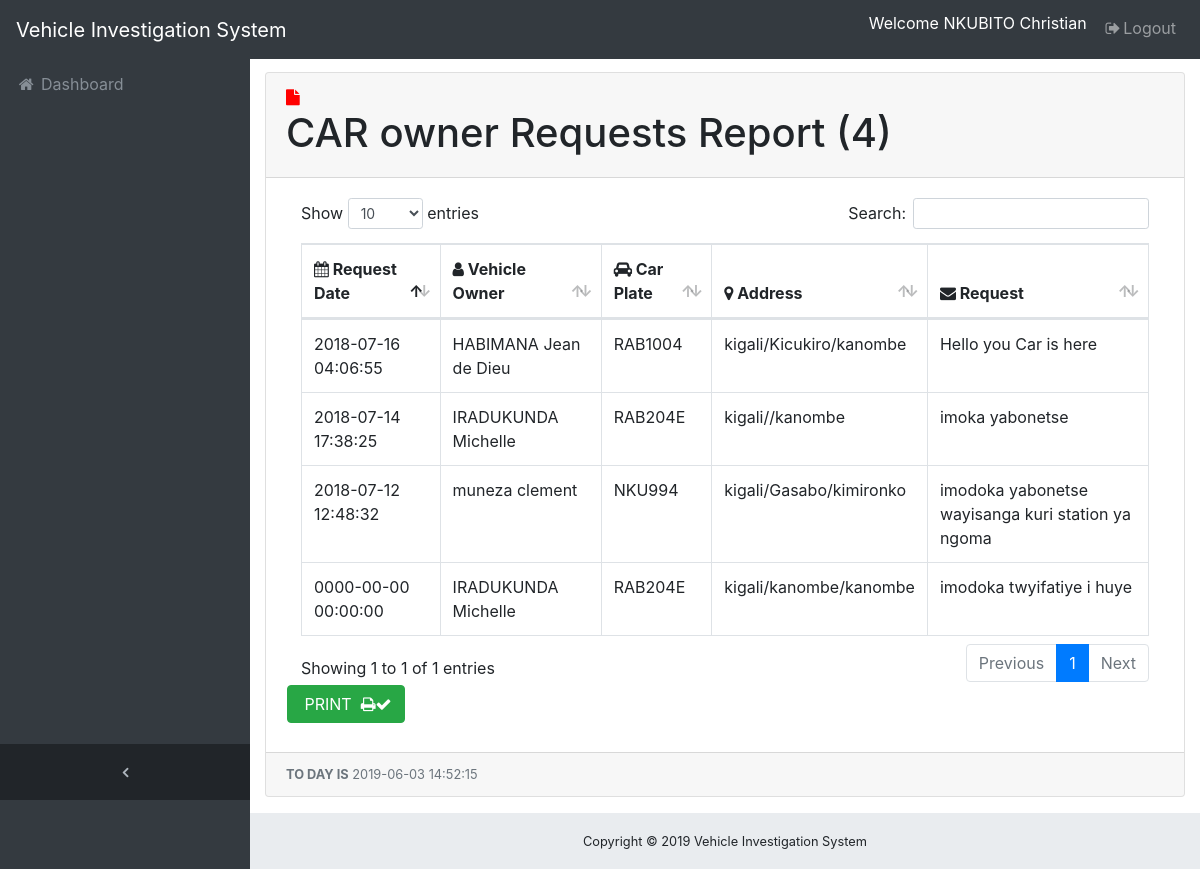
The page /police/Responded-Reprt.php (signed in) on the database its author committed.
### tables this page shows
CREATE TABLE IF NOT EXISTS `tbl_users` (
`userID` int(11) NOT NULL,
  `userName` varchar(100) NOT NULL,
  `userEmail` varchar(100) NOT NULL,
  `userPass` varchar(100) NOT NULL,
  `userStatus` enum('Y','N') NOT NULL,
  `province` varchar(15) NOT NULL DEFAULT 'a'
);

CREATE TABLE IF NOT EXISTS `requests` (
`id` int(11) NOT NULL,
  `plaque` varchar(15) NOT NULL,
  `customer_name` varchar(200) NOT NULL,
  `tel` varchar(20) NOT NULL,
  `province` varchar(20) NOT NULL,
  `district` varchar(30) NOT NULL,
  `sector` varchar(20) NOT NULL,
  `vim` varchar(30) NOT NULL,
  `category` varchar(50) NOT NULL,
  `model` varchar(25) NOT NULL,
  `mnumber` varchar(25) NOT NULL,
  `fnumber` varchar(40) NOT NULL,
  `myear` varchar(35) NOT NULL,
  `byear` varchar(23) NOT NULL,
  `msg` varchar(500) NOT NULL,
  `rdate` datetime NOT NULL,
  `status` varchar(30) NOT NULL DEFAULT 'Not Responded',
  `seen_status` int(11) NOT NULL
);

### police/class.user.php (called while the page is built, shortened)
<?php
class USER
{
	private $conn;
	public function __construct()
	{
		$database = new Database();
		$db = $database->dbConnection();
		$this->conn = $db;
    }
	public function runQuery($sql)
	{
		$stmt = $this->conn->prepare($sql);
		return $stmt;
	}
}

### police/Responded-Reprt.php (the view, shortened to what this page needs)
<?php
require_once 'class.user.php';
$user_home = new USER();
$stmt = $user_home->runQuery("SELECT * FROM tbl_users WHERE userID=:uid");
$stmt->execute(array(":uid"=>$_SESSION['userSession']));
$row = $stmt->fetch(PDO::FETCH_ASSOC);
?>
<!DOCTYPE html>
<html lang="en">
<head>
  <link href="vendor/bootstrap/css/bootstrap.min.css" rel="stylesheet">
  <link href="vendor/font-awesome/css/font-awesome.min.css" rel="stylesheet" type="text/css">
  <link href="vendor/datatables/dataTables.bootstrap4.css" rel="stylesheet">
  <link href="css/sb-admin.css" rel="stylesheet">
</head>
<body class="fixed-nav sticky-footer bg-dark" id="page-top">
   <?php
   include 'dbcon.php';
   $sql = $conn ->prepare("SELECT COUNT(seen_status) as m FROM  requests WHERE seen_status=4");
                                          $sql -> execute();
                                           $count = $sql->fetchAll();
                                           foreach ($count as $field);
                                           ?>
  <nav class="navbar navbar-expand-lg navbar-dark bg-dark fixed-top" id="mainNav">
    <a class="navbar-brand" href="index.php">Vehicle Investigation System</a>
    <div class="collapse navbar-collapse" id="navbarResponsive">
      <ul class="navbar-nav navbar-sidenav" id="exampleAccordion">
        <li class="nav-item" data-toggle="tooltip" data-placement="right" title="Dashboard">
          <a class="nav-link" href="dashboard.php">
            <i class="fa fa-fw fa-home"></i>
            <span class="nav-link-text">Dashboard</span>
          </a>
        </li>
      </ul>
      <ul class="navbar-nav sidenav-toggler">
        <li class="nav-item">
          <a class="nav-link text-center" id="sidenavToggler">
            <i class="fa fa-fw fa-angle-left"></i>
          </a>
        </li>
      </ul>
      <ul class="navbar-nav ml-auto">
        <li class="nav-item">
          <form class="form-inline my-2 my-lg-0 mr-lg-2">
            <p style="color:white;margin-top: 3px;">Welcome <?php echo $row['userName']; ?></P>
          </form>
        </li>
        <li class="nav-item">
          <a class="nav-link" href="logout.php"> <i class="fa fa-fw fa-sign-out"></i>Logout</a>
        </li>
      </ul>
    </div>
  </nav>
  <div class="content-wrapper">
    <div class="container-fluid">
      <div class="card mb-3">
        <div class="card-header">
          <i class="fa fa-file" style="color: red"></i>&nbsp; <h1>CAR owner Requests Report (<?php echo $field['m']?>)</h1></div>
        <div class="card-body">
          <div class="table-responsive">
            <table class="table table-bordered" id="dataTable" width="100%" cellspacing="0">
              <thead>
                <tr>
                  <th><i class="fa fa-calendar"> </i> Request Date</th>
                  <th><i class="fa fa-user"> </i> Vehicle Owner</th>
                  <th><i class="fa fa-car"> </i> Car Plate</th>
                  <th><i class="fa fa-map-marker"></i>  Address</th>
                  <th><i class="fa fa-envelope"></i>  Request</th>
                </tr>
              </thead>
            <?php
			include 'dbcon.php';
                                $result = $conn->prepare("SELECT * FROM requests WHERE status='Yes' ORDER BY id DESC");
                                $result->execute(array("Not Responded"));
                                for($i=0; $row = $result->fetch(); $i++){
                            ?>  <tbody>
                <tr>
                  <td><?php echo $row ['rdate']; ?></td>
                  <td><?php echo $row ['customer_name']; ?></td>
                  <td><?php echo $row ['plaque']; ?></td>
                  <td><?php echo $row ['province']; ?>/<?php echo $row ['district']; ?>/<?php echo $row ['sector'];
                  ?> </td>
                  <td><?php echo $row ['msg']; ?></td>
                </tr>
                 <?php } ?>
              </tbody>
            </table>
			<table>
			<tr><td>
			<div class="btn-group" style="margin-right:20px;">
			<label id=btn>
                 <a class="btn btn-success" href="" onclick ="printdata()"> &nbsp;PRINT &nbsp;<i class="fa fa-print"></i><i class="fa fa-check"></i></a>
			</label>
                 </div></td></tr>
			</table>
          </div>
        </div>
        <div class="card-footer small text-muted">
<?php
    $dt = new DateTime();
    echo"<B>TO DAY IS</B>"." ". $dt->format('Y-m-d H:i:s');
?></div>
      </div>
    </div>
    <footer class="sticky-footer">
      <div class="container">
        <div class="text-center">
          <small>Copyright &copy; <?php echo date('Y'); ?> Vehicle Investigation System</small>
        </div>
      </div>
    </footer>
  </div>
</body>
</html>

### police/css/sb-admin.css (style rules this page uses)
html { position: relative; min-height: 100%; }
body { overflow-x: hidden; }
body.sticky-footer { margin-bottom: 56px; }
body.sticky-footer .content-wrapper { min-height: calc(100vh - 56px - 56px); }
body.fixed-nav { padding-top: 56px; }
.content-wrapper { min-height: calc(100vh - 56px); padding-top: 1rem; }
#mainNav .navbar-collapse { overflow: auto; max-height: 75vh; }
#mainNav .navbar-collapse .navbar-nav .nav-item .nav-link { cursor: pointer; }
#mainNav .navbar-collapse .sidenav-toggler { display: none; }
@media (min-width: 992px) { #mainNav .navbar-brand { width: 250px; } }
@media (min-width: 992px) { #mainNav .navbar-collapse { overflow: visible; max-height: none; } }
@media (min-width: 992px) { #mainNav .navbar-collapse .navbar-sidenav { position: absolute; top: 0; left: 0; -webkit-flex-direction: column; -ms-flex-direction: column; flex-direction: column; margin-top: 56px; } }
@media (min-width: 992px) { #mainNav .navbar-collapse .navbar-sidenav > .nav-item { width: 250px; padding: 0; } }
@media (min-width: 992px) { #mainNav .navbar-collapse .navbar-sidenav > .nav-item > .nav-link { padding: 1em; } }
#mainNav.fixed-top .sidenav-toggler { display: none; }
@media (min-width: 992px) { #mainNav.fixed-top .navbar-sidenav { height: calc(100vh - 112px); } }
@media (min-width: 992px) { #mainNav.fixed-top .sidenav-toggler { position: absolute; top: 0; left: 0; display: flex; -webkit-flex-direction: column; -ms-flex-direction: column; flex-direction: column; margin-top: calc(100vh - 56px); } }
@media (min-width: 992px) { #mainNav.fixed-top .sidenav-toggler > .nav-item { width: 250px; padding: 0; } }
@media (min-width: 992px) { #mainNav.fixed-top .sidenav-toggler > .nav-item > .nav-link { padding: 1em; } }
#mainNav.fixed-top.navbar-dark .sidenav-toggler { background-color: #212529; }
#mainNav.fixed-top.navbar-dark .sidenav-toggler a i { color: #adb5bd; }
.content-wrapper { overflow-x: hidden; background: white; }
@media (min-width: 992px) { .content-wrapper { margin-left: 250px; } }
#sidenavToggler i { font-weight: 800; }
#mainNav.navbar-dark .navbar-collapse .navbar-sidenav > .nav-item > .nav-link { color: #868e96; }
@media (min-width: 992px) { #mainNav.navbar-dark .navbar-collapse .navbar-sidenav { background: #343a40; } }
footer.sticky-footer { position: absolute; right: 0; bottom: 0; width: 100%; height: 56px; background-color: #e9ecef; line-height: 55px; }
@media (min-width: 992px) { footer.sticky-footer { width: calc(100% - 250px); } }

### rows shown on the page
tbl_users: userName "NKUBITO Christian"
requests: rdate "2018-07-16 04:06:55", customer_name "HABIMANA Jean de Dieu", plaque "RAB1004", province "kigali", district "Kicukiro", sector "kanombe", msg "Hello you Car is here"
requests: rdate "2018-07-14 17:38:25", customer_name "IRADUKUNDA Michelle", plaque "RAB204E", province "kigali", sector "kanombe", msg "imoka yabonetse"
requests: rdate "2018-07-12 12:48:32", customer_name "muneza clement", plaque "NKU994", province "kigali", district "Gasabo", sector "kimironko", msg "imodoka yabonetse wayisanga kuri station ya ngoma"
requests: rdate "0000-00-00 00:00:00", customer_name "IRADUKUNDA Michelle", plaque "RAB204E", province "kigali", district "kanombe", sector "kanombe", msg "imodoka twyifatiye i huye"

### other values the page prints
$field['m'] "4"
